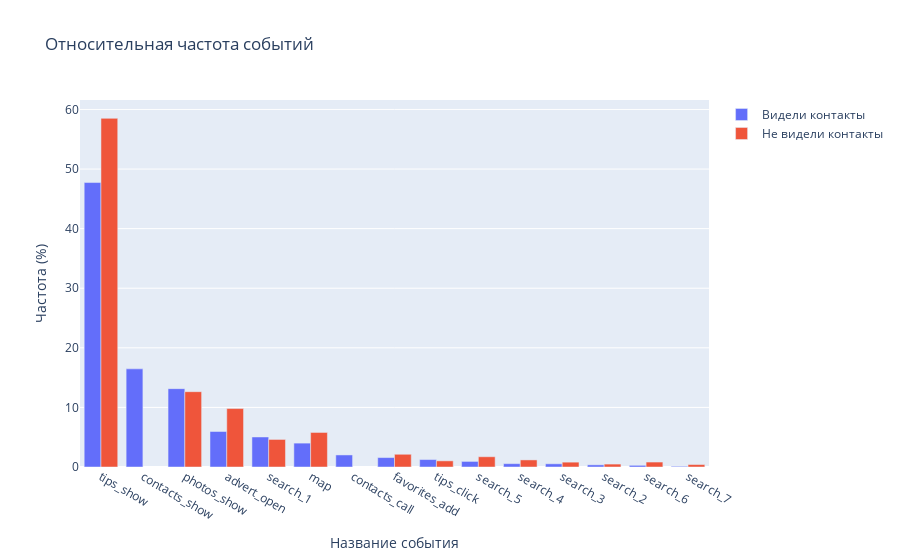

Source (notebook cell):
### Code cell
# Фильтруем данные по признаку видели / не видели
true_data = grouped_data[grouped_data['shown'] == True]
false_data = grouped_data[grouped_data['shown'] == False]

trace_true = go.Bar(x=true_data['event_name'], y=true_data['Percentage'], name='Видели контакты')
trace_false = go.Bar(x=false_data['event_name'], y=false_data['Percentage'], name='Не видели контакты')

# Создаём графики
fig = go.Figure(data=[trace_true, trace_false])

# Задаём подписи
fig.update_layout(
    title='Относительная частота событий',
    xaxis_title='Название события',
    yaxis_title='Частота (%)',
    barmode='group'  
)

# Отображаем
fig.show()

### Figure 1 — Plotly figure (JSON) as saved in the notebook; plotly's stock layout.template omitted (floating-point values rounded to 4 significant figures)
{"data": [{"name": "Видели контакты", "type": "bar", "x": ["tips_show", "contacts_show", "photos_show", "advert_open", "search_1", "map", "contacts_call", "favorites_add", "tips_click", "search_5", "search_4", "search_3", "search_2", "search_6", "search_7"], "y": [47.74, 16.47, 13.15, 5.959, 5.038, 4.008, 2.023, 1.583, 1.248, 0.9361, 0.5602, 0.5376, 0.3609, 0.2782, 0.1165]}, {"name": "Не видели контакты", "type": "bar", "x": ["tips_show", "photos_show", "advert_open", "map", "search_1", "favorites_add", "search_5", "search_4", "tips_click", "search_6", "search_3", "search_2", "search_7"], "y": [58.51, 12.64, 9.811, 5.796, 4.624, 2.136, 1.721, 1.188, 1.031, 0.8305, 0.8133, 0.4905, 0.4109]}], "layout": {"barmode": "group", "title": {"text": "Относительная частота событий"}, "xaxis": {"title": {"text": "Название события"}}, "yaxis": {"title": {"text": "Частота (%)"}}}}
